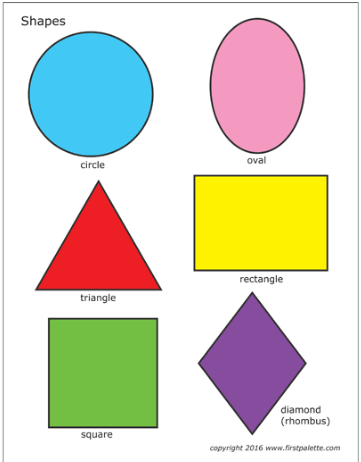
#> input picture OpenCV/a4.png, 361 x 462 px
$ python a4.py
#> lines starting #> are read from the running program, lines starting #| are printed output that depends on the picture; after the words box and inside, x2 and y2 are one past the last pixel; in counts of white or black regions, pixels touching at a corner belong together
import cv2
import numpy as np
img = cv2.imread("a4.png", 0)
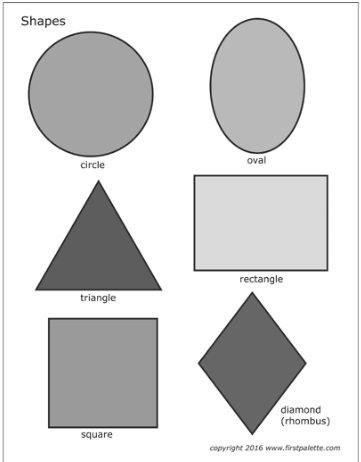
#> img: shape (462, 361); min 31, max 255, mean 214.7
img_real = cv2.imread("a4.png")
#> img_real is the input picture: shape (462, 361, 3); mean B, G, R 199.1, 216.2, 218.2
img = cv2.GaussianBlur(img, (5,5),0)
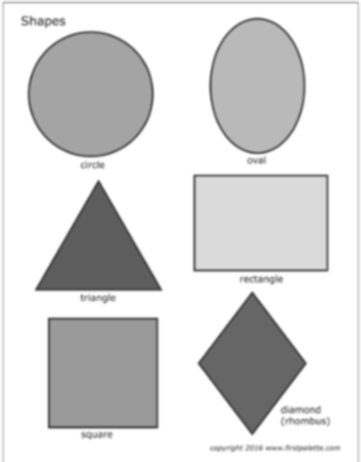
#> img: shape (462, 361); min 72, max 255, mean 214.7
a, thresh = cv2.threshold(img, 150,225,0)
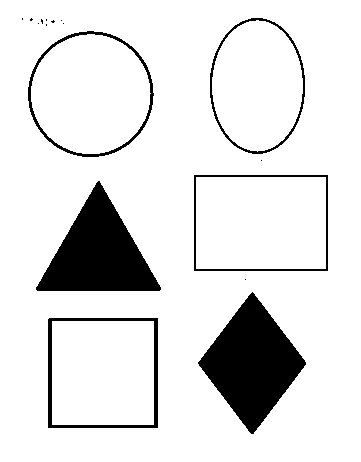
#> thresh: shape (462, 361); values 0 (black) and 225 (white), 88.4% white; 17 black regions (11 under 20 px)
contour,hierarchy = cv2.findContours(thresh, 1, 2)
#> contour = 22 contours, 11 with area under 20; largest, box (x1, y1, x2, y2) and area: (0, 0, 361, 462) 165960, (193, 174, 329, 272) 13093, (27, 30, 155, 158) 12568, (47, 317, 159, 429) 12318, (196, 177, 326, 269) 11739
found = 0


for i in range (0, len(contour)):
    if cv2.arcLength(contour[i],True) > 20:
        arc = cv2.arcLength(contour[i],True)
        (x,y), r = cv2.minEnclosingCircle(contour[i])
        center = (int(x), int(y))
        r = int(r)
        center_store = [0,0]
        if center_store != center:
            epslon = 0.01*arc
            aprox = cv2.approxPolyDP(contour[i],epslon,True)
            if len(aprox) > 4 and i < 20:
                if found == 0:
                    circles = cv2.HoughCircles(img,cv2.HOUGH_GRADIENT,1,10,param1=50,param2=30,minRadius=64,maxRadius=70)

                    if (circles is not None) and found == 0:
                        found +=1
                        circles = np.uint16(np.around(circles))
                        for i in circles[0,:]:
                            # draw the outer circle
                            if int(i[2]) < float(1.1*r) or int(i[2]) > float(0.9*r):
                                cv2.putText(img_real,"Circle", (center[0], center[1] + 30), cv2.FONT_HERSHEY_COMPLEX, 0.5, (0,0,0))
                                circle_found = True
                else:
                    cv2.putText(img_real,"Oval", center, cv2.FONT_HERSHEY_COMPLEX, 0.5, (0,0,0))
            if len(aprox) == 3:
                cv2.putText(img_real,"Triangle", center, cv2.FONT_HERSHEY_COMPLEX, 0.5, (0,0,0))
            if len(aprox) == 4 and i < 20:
                #print(str(i)+' '+ str(len(aprox)) + ' '+ str(aprox))
                x1, y1, l, w = cv2.boundingRect(aprox)
                ratio = float(l/w)
                val_x = (aprox[0,0,0] - aprox[1,0,0])*(aprox[3,0,0] - aprox[0,0,0])
                val_y = (aprox[0,0,1] - aprox[1,0,1])*(aprox[0,0,1] - aprox[3,0,1])
                if ratio >= 0.90 and ratio <= 1.1:
                    cv2.putText(img_real,"Square", center, cv2.FONT_HERSHEY_COMPLEX, 0.5, (0,0,0))
                #else:
                #    cv2.putText(img_real,"Rectangle", center, cv2.FONT_HERSHEY_COMPLEX, 0.5, (0,0,0))
                elif val_x <= 1.1*val_y and val_x >= 0.9*val_y:
                    cv2.putText(img_real,"Rectangle", center, cv2.FONT_HERSHEY_COMPLEX, 0.5, (0,0,0))
                else:
                    cv2.putText(img_real,"Rhombus", center, cv2.FONT_HERSHEY_COMPLEX, 0.5, (0,0,0))


            center_store = center
#> this loop made 22 passes
#> (arc, x, y, r, center_store, epslon, aprox, x1) on passes 1, 2, 3, 6, 7: (408, 102.5, 372.5, 72, (102, 372), 4.08, [[52, 321], [52, 424], [153, 424], [153, 321]], 52), (441.1, 102.5, 372.5, 77, (102, 372), 4.41, [[49, 317], [158, 318], [157, 428], [47, 427]], 47), (377.5, 252, 362.5, 71, (252, 362), 3.77, [[252, 291], [306, 362], [253, 434], [197, 363]], 197), (440, 260.5, 222.5, 78, (260, 222), 4.4, [[196, 177], [196, 268], [325, 268], [325, 177]], 196), (461.7, 260.5, 222.5, 82, (260, 222), 4.62, [[193, 175], [327, 174], [328, 270], [194, 271]], 193)
#> (arc, x, y, r, center_store, epslon, circles, found) on pass 9: (394.6, 90.2, 93.77, 59, (90, 93), 3.95, [[92, 94, 65]], 1)
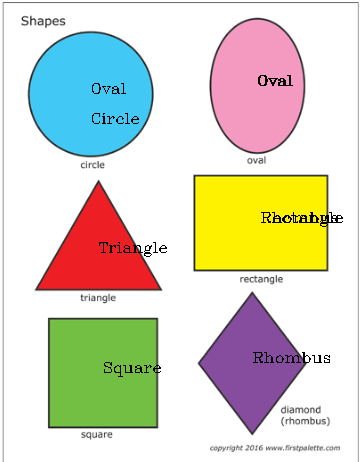
#> img_real: shape (462, 361, 3); 0.87% of pixels changed, all inside (x1, y1, x2, y2) = (92, 75, 343, 377)
#> after the loop, epslon = 16.42; found = 1; l = 136; ratio = 1.39; val_x = -134; val_y = -96; w = 98; x1 = 193; y1 = 174


cv2.imshow("Img", img_real)
cv2.waitKey(0)
cv2.destroyAllWindows()
